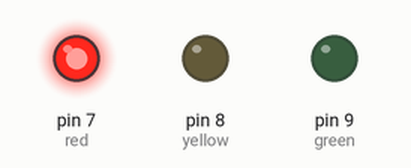
The sketch below on a simulated Arduino Uno, built with avr-gcc and run on an emulated ATmega328P. On the bench: output pins drawn as LEDs (lit = HIGH).

Above: at 1.5 s.
At 4.0 s:
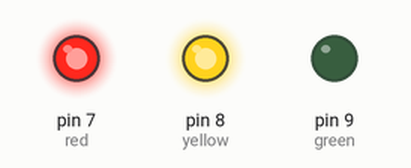
At 6.5 s:
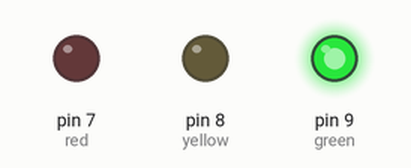
At 8.5 s:
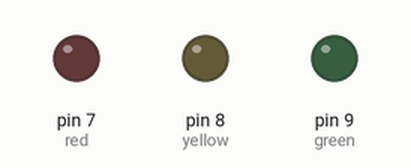
Timing chart, 0 to 11.7 s (numbered marks = the images above):
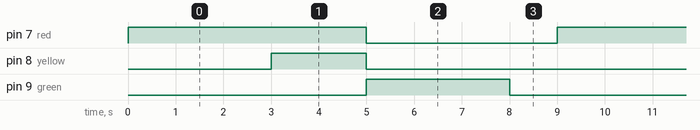

Measured:
- by itself, pin 7 (red): alternates HIGH for 5.0 s and LOW for 4.0 s
- by itself, pin 8 (yellow): alternates HIGH for 2.0 s and LOW for 7.0 s
- by itself, pin 9 (green): alternates HIGH for 3.0 s and LOW for 6.0 s

The sketch:

TrafficLight.ino
```cpp
// Making variable for input pin, make sure to match your pin number for each colours.
int red = 7;
int yellow = 8;
int green = 9;

void setup(){
  pinMode(red, OUTPUT);
  pinMode(yellow, OUTPUT);
  pinMode(green, OUTPUT);
}

void loop(){
// Indonesian traffic light system. Red to Green(red, red-yellow, and then green) Green to Red(green, red).
  digitalWrite(red, HIGH);
  delay(3000);
  digitalWrite(yellow, HIGH);
  delay(2000);
  digitalWrite(red, LOW);
  digitalWrite(yellow, LOW);

  digitalWrite(green, HIGH);
  delay(3000);
  digitalWrite(green, LOW);
  delay(1000);
}
```
